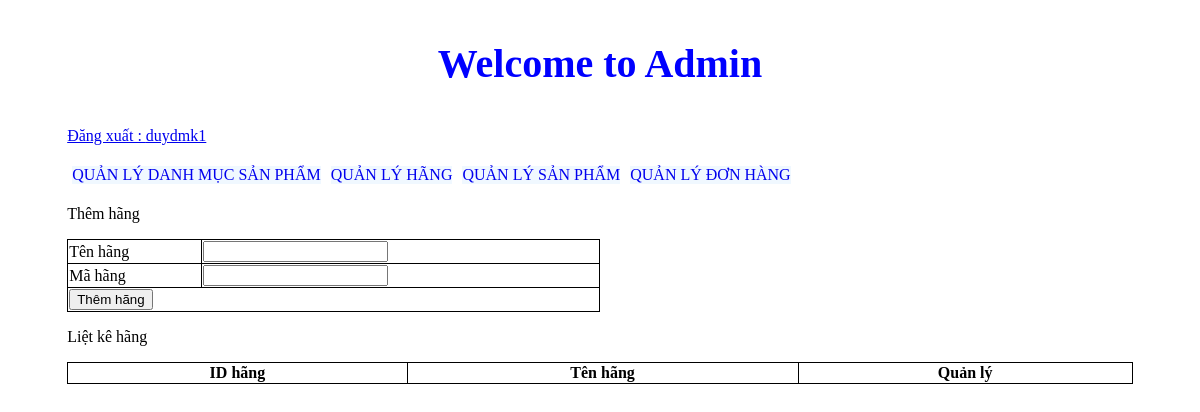
/admincp/index.php?action=quanlyhang&query=them (signed in), run on an earlier commit of the app's database.
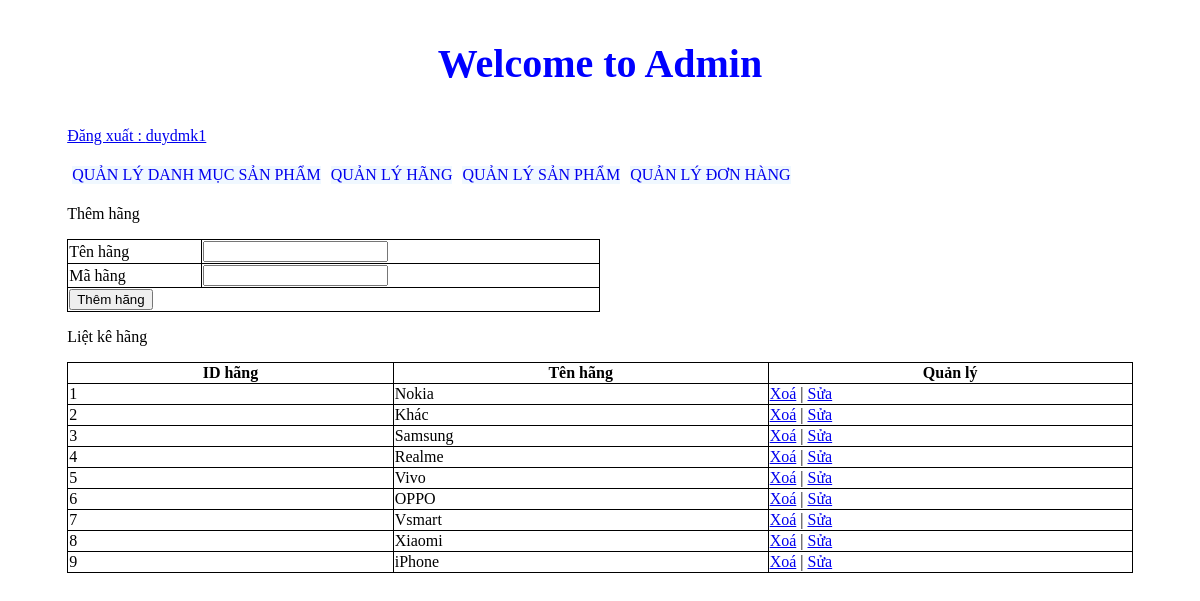
And on a later commit of the database.
### tables this page shows
CREATE TABLE `tbl_hang` (
  `id_hang` int(11) NOT NULL,
  `tenhang` varchar(50) NOT NULL,
  `mahang` varchar(5) NOT NULL
);

### admincp/modules/quanlyhang/lietke.php (the view)
<?php
	$sql_lietke_hang = "SELECT * FROM tbl_hang ORDER BY mahang DESC";
	$query_lietke_hang = mysqli_query($mysqli,$sql_lietke_hang);
?>
<p>Liệt kê hãng</p>
<table border='1' style="width:100%" style="border-collapse:collapse">
  <tr>
  	<th>ID hãng</th>
    <th>Tên hãng</th>
  	<th>Quản lý</th>
  </tr>
  <?php
  $i = 0;
  while($row = mysqli_fetch_array($query_lietke_hang)){
  	$i++;
  ?>
  <tr>
  	<td><?php echo $i ?></td>
    <td><?php echo $row['tenhang'] ?></td>
   	<td>
   		<a href="modules/quanlyhang/xuly.php?iddanhmuc=<?php echo $row['id_hang'] ?>">Xoá</a> | <a href="?action=quanlyhang&query=sua&idhang=<?php echo $row['id_hang'] ?>">Sửa</a>
   	</td>
  </tr>
  <?php
  }
  ?>
</table>

### admincp/index.php (shortened to what this page needs)
<!DOCTYPE html>
<html lang="en">
<head>
	<link rel="stylesheet" type="text/css" href="css/styleadmincp.css">
</head>
<body>
	<h3 class="title_admin">Welcome to Admin</h3>
	<div class="wrapper">
	<?php
			include("modules/header.php");
			include("modules/menu.php");
			include("modules/main.php");
	?>
	</div>
</body>
</html>

### admincp/modules/header.php (shortened to what this page needs)
<p><a href="index.php?dangxuat=1">Đăng xuất : <?php if(isset($_SESSION['dangnhap'])){
		echo $_SESSION['dangnhap'];
	} ?></a></p>

### admincp/modules/menu.php
<ul class="admincp_list">
	<li><a href="index.php?action=quanlydanhmucsanpham&query=them">QUẢN LÝ DANH MỤC SẢN PHẨM</a></li>
	<li><a href="index.php?action=quanlyhang&query=them">QUẢN LÝ HÃNG</a></li>
	<li><a href="index.php?action=quanlysp&query=them">QUẢN LÝ SẢN PHẨM</a></li>
	<li><a href="index.php?action=quanlydonhang&query=lietke">QUẢN LÝ ĐƠN HÀNG</a></li>
</ul>

### admincp/modules/main.php (shortened to what this page needs)
<div class="main">
	<?php
				if(isset($_GET['action']) && $_GET['query']){
					$tam = $_GET['action'];
					$query = $_GET['query'];
				}else{
					$tam = '';
					$query = '';
				}
				if($tam=='quanlydanhmucsanpham' && $query=='them'){
					include("modules/quanlydanhmucsp/them.php");
					include("modules/quanlydanhmucsp/lietke.php");
				}elseif ($tam=='quanlydanhmucsanpham' && $query=='sua'){
					include("modules/quanlydanhmucsp/sua.php");
				}elseif($tam=='quanlyhang' && $query=='them'){
					include("modules/quanlyhang/them.php");
					include("modules/quanlyhang/lietke.php");
				}elseif ($tam=='quanlyhang' && $query=='sua') {
					include("modules/quanlyhang/sua.php");
				}elseif ($tam=='quanlysp' && $query=='them') {
					include("modules/quanlysp/them.php");
					include("modules/quanlysp/lietke.php");
				}elseif($tam=='quanlysp' && $query=='sua'){
					include("modules/quanlysp/sua.php");
				}elseif($tam=='quanlydonhang' && $query=='lietke'){
					include("modules/quanlydonhang/lietke.php");
				}elseif($tam=='donhang' && $query=='xemdonhang'){
					include("modules/quanlydonhang/xemdonhang.php");
				}
				else{
					include("modules/dashboard.php");
				}
	?>
</div>

### admincp/modules/quanlyhang/them.php
<p>Thêm hãng</p>
<table border="1" width="50%" style="border-collapse: collapse;">
 <form method="POST" action="modules/quanlyhang/xuly.php">
	  <tr>
	  	<td>Tên hãng</td>
	  	<td><input type="text" name="tenhang"></td>
	  </tr>
	  <tr>
	    <td>Mã hãng</td>
	    <td><input type="text" name="mahang"></td>
	  </tr>
	   <tr>
	    <td colspan="2"><input type="submit" name="themhang" value="Thêm hãng"></td>
	  </tr>
 </form>
</table>

### admincp/css/styleadmincp.css (style rules this page uses)
ul.admincp_list { padding: 0; margin: 0; list-style: none; }
ul.admincp_list li { float: left; margin: 5px; background-color: aliceblue; }
ul.admincp_list li a { text-decoration: none; }
h3.title_admin { text-align: center; font-size: 40px; color: blue; text-decoration: none; }
.wrapper { height: auto; width: 90%; margin:0 auto; text-decoration: none; }
table, th, td { border: 1px solid black; border-collapse: collapse; }

What changed in the data, as far as the page shows it:
added tbl_hang: tenhang "Nokia"
added tbl_hang: tenhang "Khác"
added tbl_hang: tenhang "Samsung"
added tbl_hang: tenhang "Realme"
added tbl_hang: tenhang "Vivo"
added tbl_hang: tenhang "OPPO"
added tbl_hang: tenhang "Vsmart"
added tbl_hang: tenhang "Xiaomi"
added tbl_hang: tenhang "iPhone"
